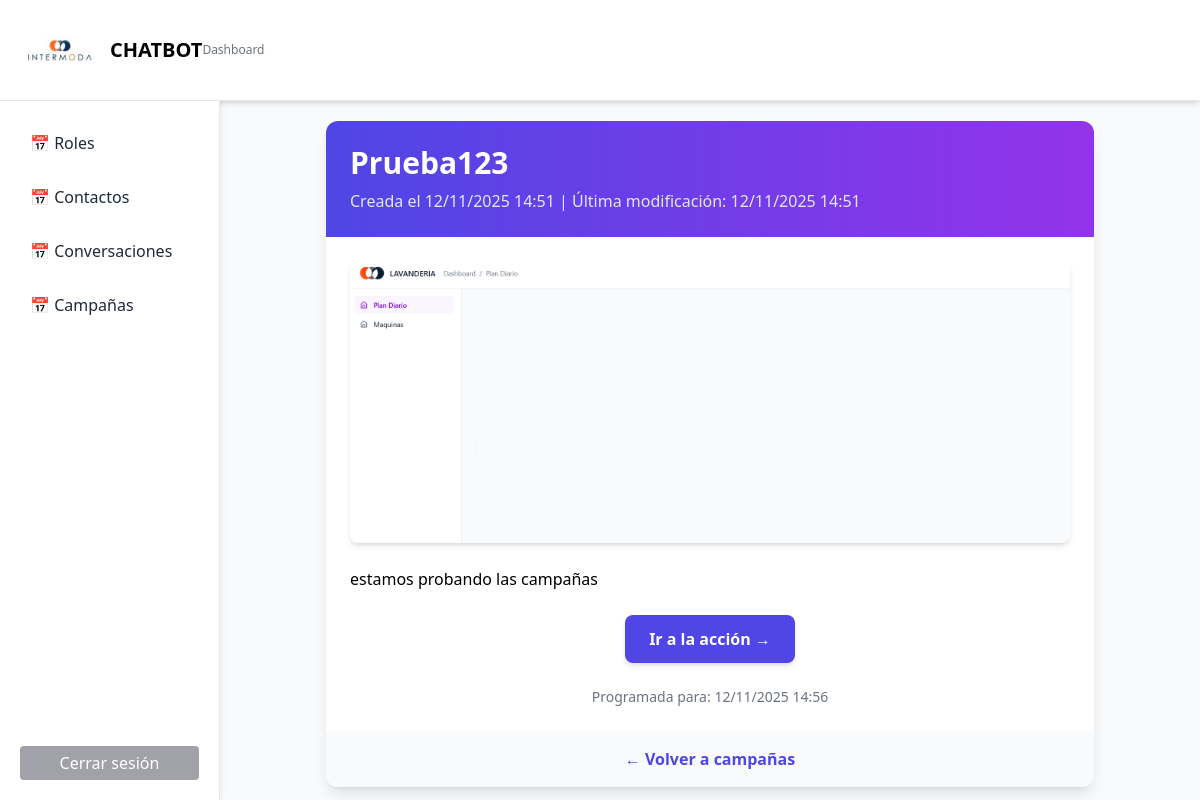
The page /campanias/preview/1/ (signed in) on the database its author committed.
### dashboard/models.py (models this page shows, shortened)
class Campania(models.Model):
    encabezado = models.CharField(max_length=200)
    descripcion = models.TextField()
    arte = models.FileField(upload_to='campanias/', null=True, blank=True)
    accion = models.URLField(max_length=300, null=True, blank=True)
    fechaCreacion = models.DateTimeField(auto_now_add=True)
    fechaModificacion = models.DateTimeField(auto_now=True)
    fechaProgramada = models.DateTimeField(null=True, blank=True)
    exclusiones = models.ManyToManyField(Contacto, blank=True, null=True)

### dashboard/views.py (the view)
# urls.py: path('campanias/preview/<int:id>/', views.campanias_preview, name='campanias_preview'),
@login_required
@never_cache
def campanias_preview(request, id):
    campania = get_object_or_404(Campania, id=id)
    return render(request, 'campanias_preview.html', {'campania': campania})

### dashboard/templates/campanias_preview.html
{% extends 'base.html' %}
{% block content %}
<div class="max-w-3xl mx-auto bg-white shadow-lg rounded-xl overflow-hidden">
    <div class="bg-gradient-to-r from-indigo-600 to-purple-600 p-6">
        <h2 class="text-3xl font-bold text-white">{{ campania.encabezado }}</h2>
        <p class="text-indigo-100 mt-2">
            Creada el {{ campania.fechaCreacion|date:"d/m/Y H:i" }} |
            Última modificación: {{ campania.fechaModificacion|date:"d/m/Y H:i" }}
        </p>
    </div>
    <div class="p-6 space-y-6">
        {% if campania.arte %}
            <div class="w-full text-center">
                {% with campania.arte.url|lower as url %}
                    {% if ".mp4" in url or ".webm" in url %}
                        <video controls class="rounded-lg shadow-md mx-auto max-h-96">
                            <source src="{{ campania.arte.url }}" type="video/mp4">
                            Tu navegador no soporta la reproducción de video.
                        </video>
                    {% elif ".gif" in url or ".jpg" in url or ".jpeg" in url or ".png" in url %}
                        <img src="{{ campania.arte.url }}" alt="Arte de campaña" class="rounded-lg shadow-md mx-auto max-h-96">
                    {% else %}
                        <a href="{{ campania.arte.url }}" target="_blank" class="text-blue-600 underline">Ver archivo adjunto</a>
                    {% endif %}
                {% endwith %}
            </div>
        {% endif %}
        <p class="text-gray-700 leading-relaxed text-lg">
            {{ campania.descripcion|linebreaks }}
        </p>
        {% if campania.accion %}
        <div class="text-center">
            <a href="{{ campania.accion }}" target="_blank"
               class="inline-block bg-indigo-600 hover:bg-indigo-700 text-white font-semibold px-6 py-3 rounded-lg shadow-md transition duration-300">
                Ir a la acción →
            </a>
        </div>
        {% endif %}
        <div class="text-sm text-gray-500 text-center mt-6">
            Programada para: {{ campania.fechaProgramada|date:"d/m/Y H:i" }}
        </div>
    </div>
    <div class="bg-gray-50 p-4 text-center">
        <a href="{% url 'campanias_list' %}" class="text-indigo-600 hover:underline font-semibold">
            ← Volver a campañas
        </a>
    </div>
</div>
{% endblock %}

### rows shown on the page
Campania: encabezado "Prueba123", fechaCreacion "12/11/2025 14:51", fechaModificacion "12/11/2025 14:51", arte (picture), descripcion "estamos probando las campañas", fechaProgramada "12/11/2025 14:56"
